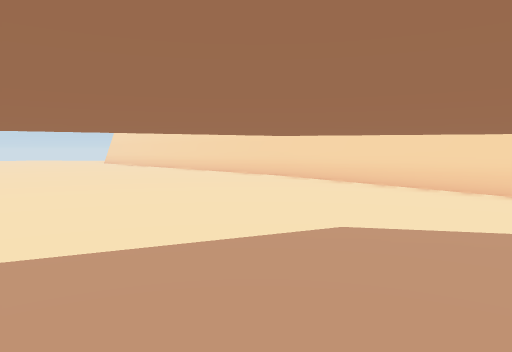
[1] (above)

16 first-person views from a walk through a Unity game level. The camera is 1.5 m above the floor, tilts 4° down and sees 70° across. The floor is counted in squares, 2 m on a side. Each view is taken from the middle of a square. On the plan, view 1 faces up. The plan holds only what a view shows up to about 11 squares ahead; the rest is blank. The place goes on beyond the plan. Some surface patterns are stand-ins.

[2]
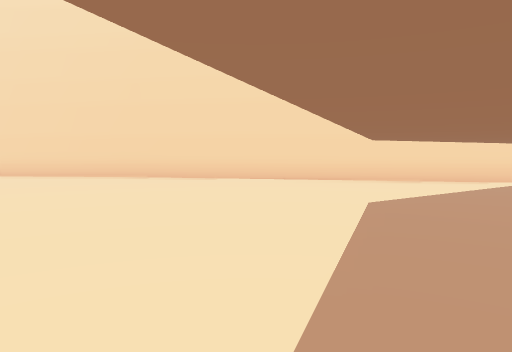

[3]
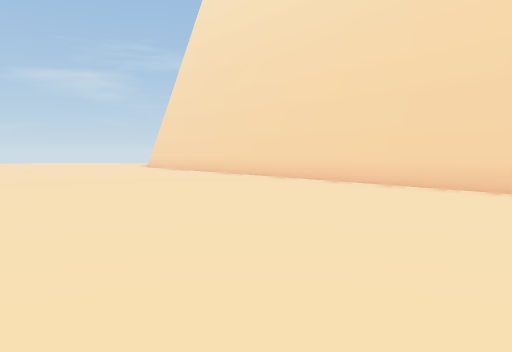

[4]
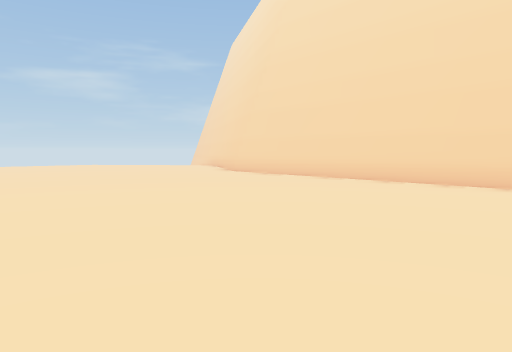

[5]
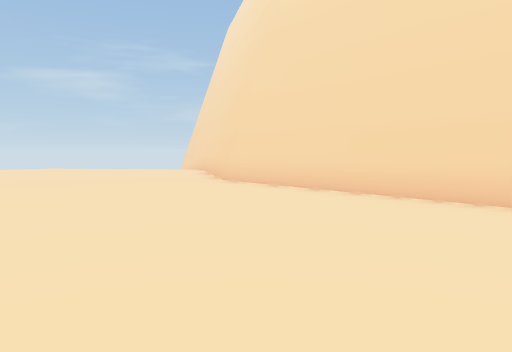

[6]
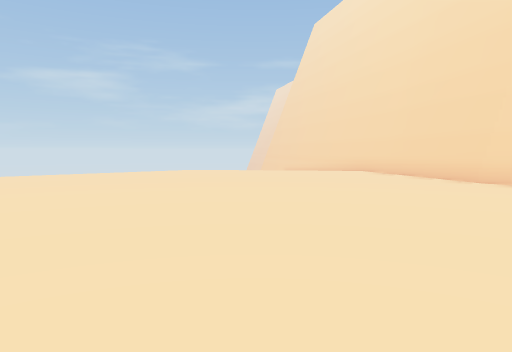

[7]
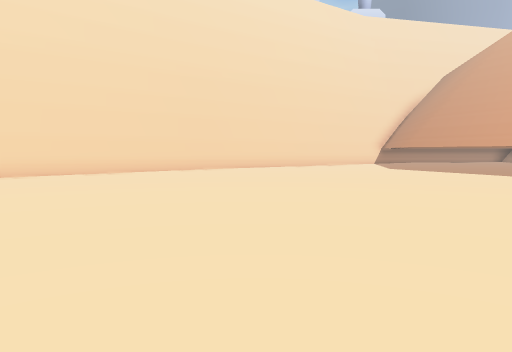

[8]
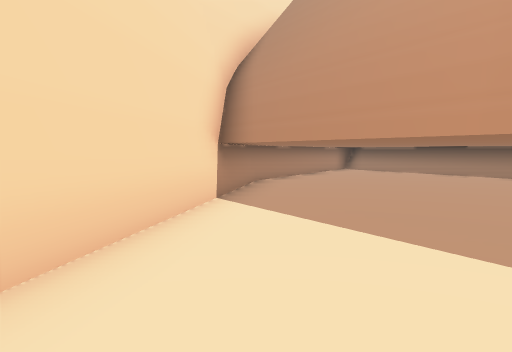

[9]
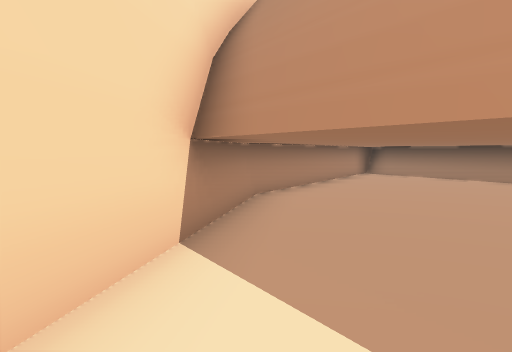

[10]
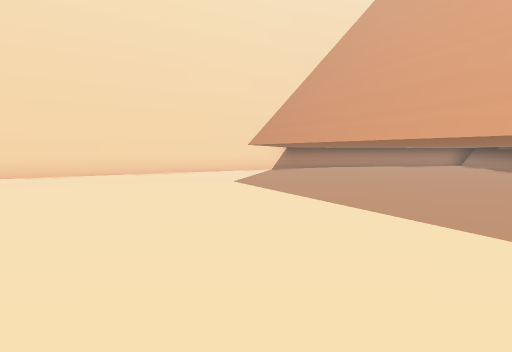

[11]
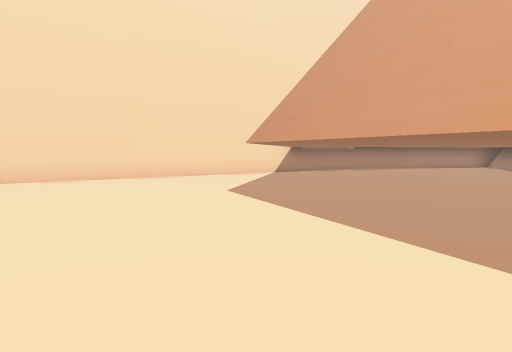

[12]
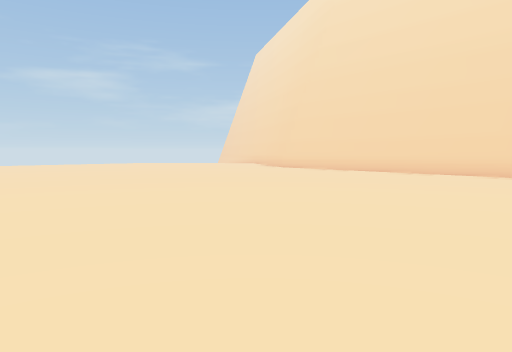

[13]
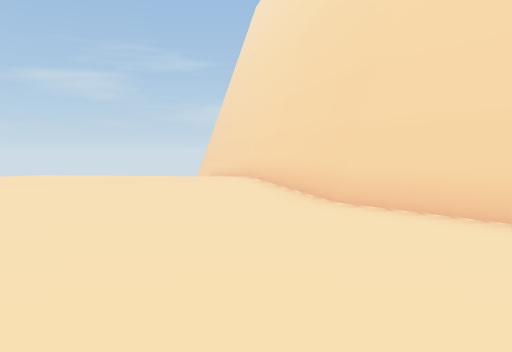

[14]
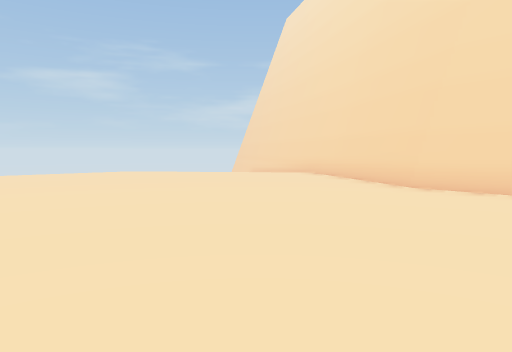

[15]
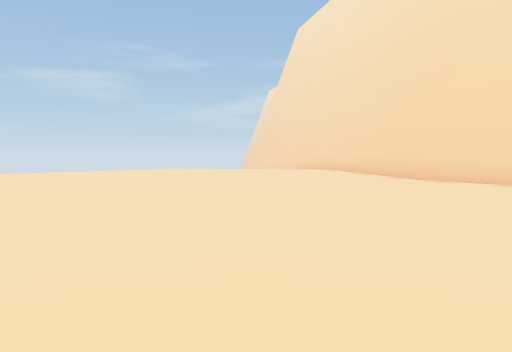

[16]
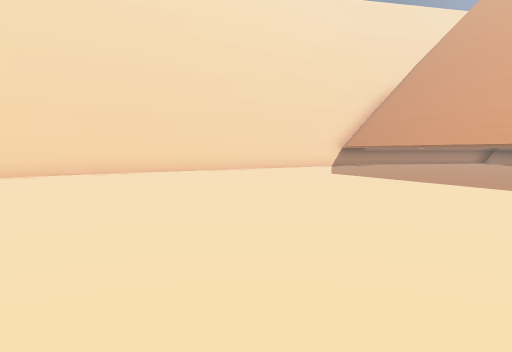

### Floor plan
Points are (right, up) in squares from view 1. A wall is a line through its corners. A room is listed if a view was taken in it or the views show most of it. See-through windows are left out.
Room 1 (views 1, 2, 3, 4, 5, 6, 7, 8, 9, 10, 11, 12, 13, 14, 15, 16)
walls: (0.8, 11.1) (-8.7, 21.3) (-9.5, 24.6); (4.1, -6) (5.4, -6.3); (8.5, -0.3) (0.7, 11.1); (5.8, -6.4) (8.7, -7.1); (9.8, -5.8) (8.5, -0.2)
low walls: (4, -5.8) (8.7, -6.9)

Positions as (right, up) in squares from view 1, and headings:
1: (0, 0), facing up
2: (-4, 1), facing up-right
3: (-4, 5), facing up
4: (-8, 8), facing up
5: (-8, 12), facing up
6: (-14, 13), facing up
7: (-14, 9), facing right
8: (2, 6), facing down-right
9: (4, 4), facing down-right
10: (-8, 3), facing right
11: (-6, 3), facing right
12: (-10, 5), facing up
13: (-10, 16), facing up
14: (-12, 14), facing up
15: (-13, 12), facing up
16: (-11, 6), facing right
